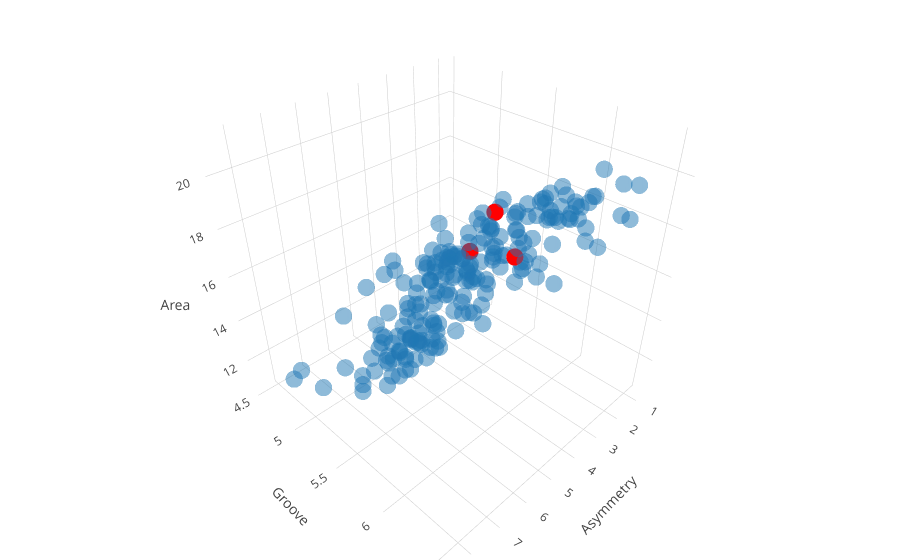

Notebook code cell kept with this figure:
### Markdown cell above
The plot below shows the random initial choice of medoids in <font color=red>**red**</font>. Running it repeatedly will show the variety of combinations that can be chosen.

### Code cell
plot_medoids_init = init_medoids(points, k)

trace1 = go.Scatter3d(x=points[:,0],y=points[:,1],z=points[:,2],mode='markers',marker=dict(size=6,colorscale='Viridis',opacity=0.5))
trace2 = go.Scatter3d(x=plot_medoids_init[:,0],y=plot_medoids_init[:,1],z=plot_medoids_init[:,2],mode='markers',marker=dict(size=6,color='red',opacity=1))
layout = go.Layout(scene = dict(xaxis = dict(title='Asymmetry'),yaxis = dict(title='Groove'),zaxis = dict(title='Area')),margin=dict(l=0,r=0,b=0,t=0),showlegend=False)
data = [trace1, trace2]; fig = go.Figure(data=data, layout=layout); iplot(fig)

### Figure 1 — Plotly figure (JSON) as saved in the notebook; plotly's stock layout.template omitted (floating-point values rounded to 4 significant figures; data arrays with more than 128 entries replaced by an {"elided": "..."} marker saying what was removed)
{"data": [{"marker": {"colorscale": "Viridis", "opacity": 0.5, "size": 6}, "mode": "markers", "type": "scatter3d", "x": {"elided": "210 float values"}, "y": {"elided": "210 float values"}, "z": {"elided": "210 float values"}}, {"marker": {"color": "red", "opacity": 1, "size": 6}, "mode": "markers", "type": "scatter3d", "x": [1.355, 3.824, 1.717], "y": [5.175, 5.922, 5.001], "z": [16.14, 17.32, 14.03]}], "layout": {"margin": {"b": 0, "l": 0, "r": 0, "t": 0}, "scene": {"xaxis": {"title": "Asymmetry"}, "yaxis": {"title": "Groove"}, "zaxis": {"title": "Area"}}, "showlegend": false}}
